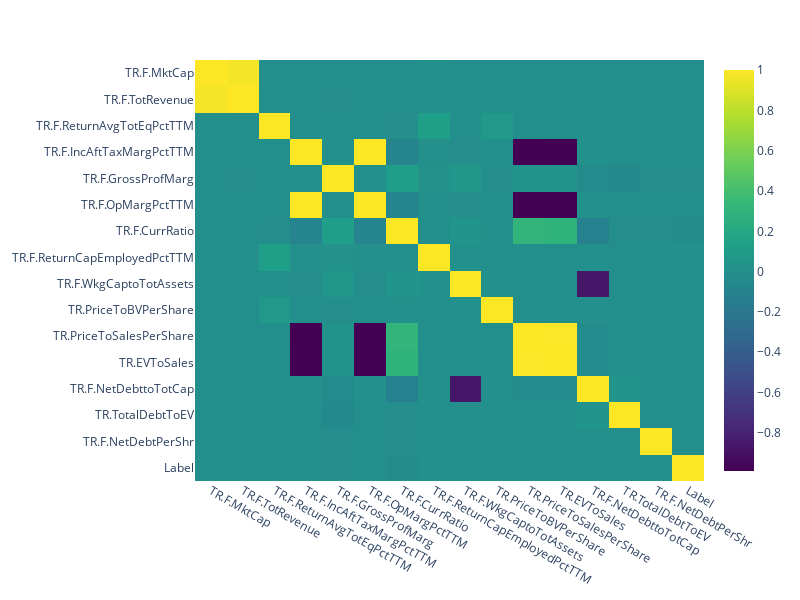

The notebook cell saved with this chart:
### Code cell
#calculate pearson correlation
corr_pears = dataset.corr(method ='pearson')

fig = px.imshow(corr_pears,  aspect="auto", color_continuous_scale='viridis')
fig.update_layout(height=600, width=800)
fig.show()

### Figure 1 — Plotly figure (JSON) as saved in the notebook; plotly's stock layout.template omitted (floating-point values rounded to 4 significant figures; data arrays with more than 128 entries replaced by an {"elided": "..."} marker saying what was removed)
{"data": [{"coloraxis": "coloraxis", "hovertemplate": "x: %{x}<br>y: %{y}<br>color: %{z}<extra></extra>", "name": "0", "type": "heatmap", "x": ["TR.F.MktCap", "TR.F.TotRevenue", "TR.F.ReturnAvgTotEqPctTTM", "TR.F.IncAftTaxMargPctTTM", "TR.F.GrossProfMarg", "TR.F.OpMargPctTTM", "TR.F.CurrRatio", "TR.F.ReturnCapEmployedPctTTM", "TR.F.WkgCaptoTotAssets", "TR.PriceToBVPerShare", "TR.PriceToSalesPerShare", "TR.EVToSales", "TR.F.NetDebttoTotCap", "TR.TotalDebtToEV", "TR.F.NetDebtPerShr", "Label"], "xaxis": "x", "y": ["TR.F.MktCap", "TR.F.TotRevenue", "TR.F.ReturnAvgTotEqPctTTM", "TR.F.IncAftTaxMargPctTTM", "TR.F.GrossProfMarg", "TR.F.OpMargPctTTM", "TR.F.CurrRatio", "TR.F.ReturnCapEmployedPctTTM", "TR.F.WkgCaptoTotAssets", "TR.PriceToBVPerShare", "TR.PriceToSalesPerShare", "TR.EVToSales", "TR.F.NetDebttoTotCap", "TR.TotalDebtToEV", "TR.F.NetDebtPerShr", "Label"], "yaxis": "y", "z": {"elided": "16x16 float values"}}], "layout": {"coloraxis": {"colorscale": [[0, "#440154"], [0.1111, "#482878"], [0.2222, "#3e4989"], [0.3333, "#31688e"], [0.4444, "#26828e"], [0.5556, "#1f9e89"], [0.6667, "#35b779"], [0.7778, "#6ece58"], [0.8889, "#b5de2b"], [1, "#fde725"]]}, "height": 600, "margin": {"t": 60}, "width": 800, "xaxis": {"anchor": "y", "autorange": true, "domain": [0, 1], "range": [-0.5, 15.5], "type": "category"}, "yaxis": {"anchor": "x", "autorange": true, "domain": [0, 1], "range": [15.5, -0.5], "type": "category"}}}
